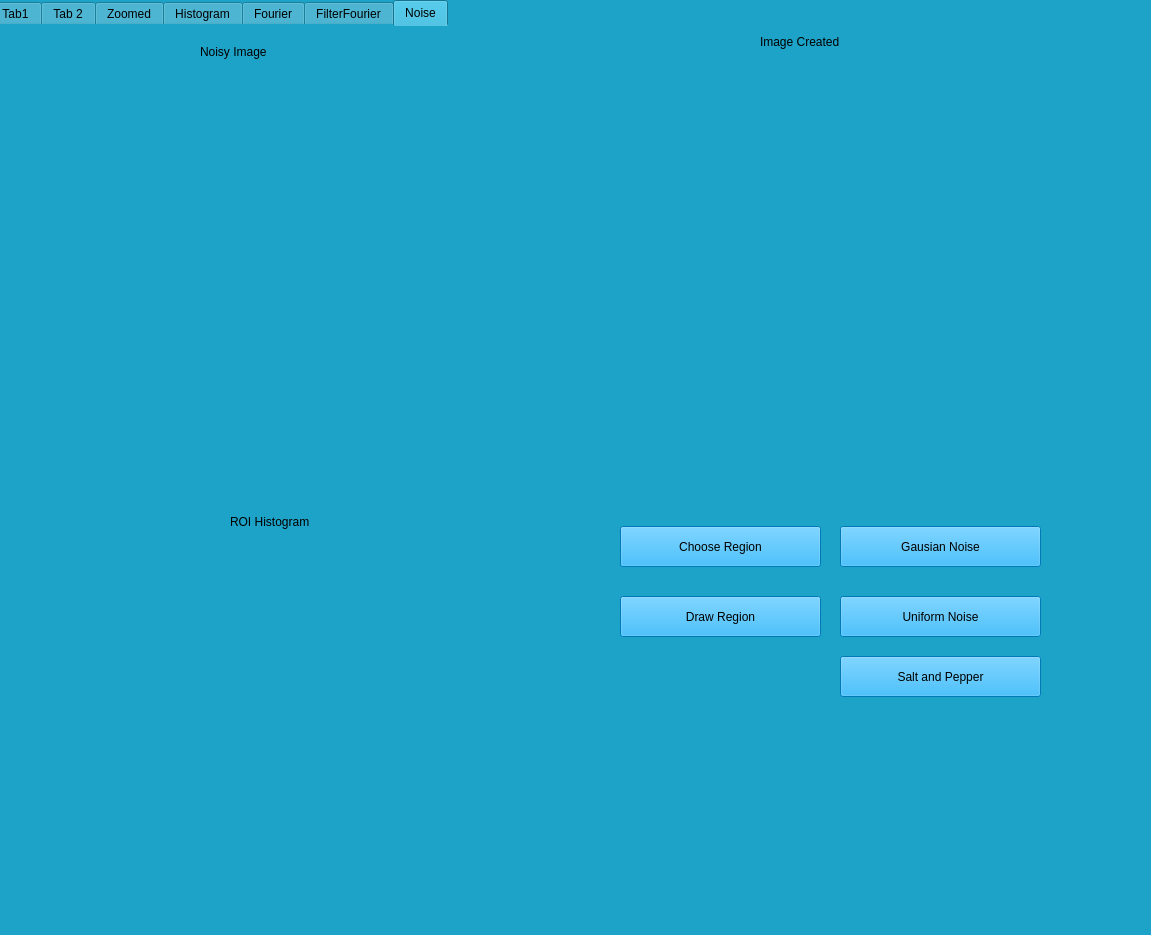
<?xml version="1.0" encoding="UTF-8"?>
<ui version="4.0">
 <class>MainWindow</class>
 <widget class="QMainWindow" name="MainWindow">
  <property name="geometry">
   <rect>
    <x>0</x>
    <y>0</y>
    <width>1151</width>
    <height>935</height>
   </rect>
  </property>
  <property name="windowTitle">
   <string>MainWindow</string>
  </property>
  <property name="layoutDirection">
   <enum>Qt::LeftToRight</enum>
  </property>
  <property name="styleSheet">
   <string notr="true">color: rgb(170, 85, 0);
background-color: rgb(30, 163, 200);
background-image: url(&quot;E:/Year3 Term1/Image processing/Task2-ZOOM/canvas.png&quot;);</string>
  </property>
  <widget class="QWidget" name="centralwidget">
   <widget class="QTabWidget" name="tabWidget">
    <property name="geometry">
     <rect>
      <x>-10</x>
      <y>0</y>
      <width>1191</width>
      <height>931</height>
     </rect>
    </property>
    <property name="toolTip">
     <string>&lt;!DOCTYPE HTML PUBLIC &quot;-//W3C//DTD HTML 4.0//EN&quot; &quot;http://www.w3.org/TR/REC-html40/strict.dtd&quot;&gt;
&lt;html&gt;&lt;head&gt;&lt;meta name=&quot;qrichtext&quot; content=&quot;1&quot; /&gt;&lt;style type=&quot;text/css&quot;&gt;
p, li { white-space: pre-wrap; }
&lt;/style&gt;&lt;/head&gt;&lt;body style=&quot; font-family:'MS Shell Dlg 2'; font-size:8pt; font-weight:400; font-style:normal;&quot;&gt;
&lt;p style=&quot;-qt-paragraph-type:empty; margin-top:12px; margin-bottom:12px; margin-left:0px; margin-right:0px; -qt-block-indent:0; text-indent:0px;&quot;&gt;&lt;br /&gt;&lt;/p&gt;&lt;/body&gt;&lt;/html&gt;</string>
    </property>
    <property name="whatsThis">
     <string>&lt;!DOCTYPE HTML PUBLIC &quot;-//W3C//DTD HTML 4.0//EN&quot; &quot;http://www.w3.org/TR/REC-html40/strict.dtd&quot;&gt;
&lt;html&gt;&lt;head&gt;&lt;meta name=&quot;qrichtext&quot; content=&quot;1&quot; /&gt;&lt;style type=&quot;text/css&quot;&gt;
p, li { white-space: pre-wrap; }
&lt;/style&gt;&lt;/head&gt;&lt;body style=&quot; font-family:'MS Shell Dlg 2'; font-size:8pt; font-weight:400; font-style:normal;&quot;&gt;
&lt;p style=&quot;-qt-paragraph-type:empty; margin-top:12px; margin-bottom:12px; margin-left:0px; margin-right:0px; -qt-block-indent:0; text-indent:0px;&quot;&gt;&lt;br /&gt;&lt;/p&gt;&lt;/body&gt;&lt;/html&gt;</string>
    </property>
    <property name="styleSheet">
     <string notr="true">border-color: qconicalgradient(cx:0, cy:0, angle:135, stop:0 rgba(255, 255, 0, 69), stop:0.375 rgba(255, 255, 0, 69), stop:0.423533 rgba(251, 255, 0, 145), stop:0.45 rgba(247, 255, 0, 208), stop:0.477581 rgba(255, 244, 71, 130), stop:0.518717 rgba(255, 218, 71, 130), stop:0.55 rgba(255, 255, 0, 255), stop:0.57754 rgba(255, 203, 0, 130), stop:0.625 rgba(255, 255, 0, 69), stop:1 rgba(255, 255, 0, 69));
color: rgb(0, 0, 0);
gridline-color: rgb(255, 170, 255);
</string>
    </property>
    <property name="currentIndex">
     <number>6</number>
    </property>
    <widget class="QWidget" name="tab_3">
     <attribute name="title">
      <string>Tab1</string>
     </attribute>
     <widget class="QLabel" name="Image">
      <property name="geometry">
       <rect>
        <x>20</x>
        <y>70</y>
        <width>531</width>
        <height>511</height>
       </rect>
      </property>
      <property name="text">
       <string/>
      </property>
      <property name="alignment">
       <set>Qt::AlignCenter</set>
      </property>
     </widget>
     <widget class="QPushButton" name="Browse">
      <property name="geometry">
       <rect>
        <x>70</x>
        <y>690</y>
        <width>271</width>
        <height>51</height>
       </rect>
      </property>
      <property name="styleSheet">
       <string notr="true">font: 14pt &quot;MS Shell Dlg 2&quot;;
font: 14pt &quot;MS Shell Dlg 2&quot;;
background-color: rgb(0, 170, 255);</string>
      </property>
      <property name="text">
       <string>Browse Image</string>
      </property>
     </widget>
     <widget class="QLineEdit" name="ZoomFactor">
      <property name="geometry">
       <rect>
        <x>30</x>
        <y>760</y>
        <width>361</width>
        <height>41</height>
       </rect>
      </property>
      <property name="styleSheet">
       <string notr="true">background-color: rgb(85, 170, 255);
font: 14pt &quot;MS Shell Dlg 2&quot;;</string>
      </property>
      <property name="text">
       <string>Click here and choose zoom factor</string>
      </property>
     </widget>
     <widget class="QPushButton" name="KNNBtn">
      <property name="geometry">
       <rect>
        <x>410</x>
        <y>760</y>
        <width>171</width>
        <height>41</height>
       </rect>
      </property>
      <property name="styleSheet">
       <string notr="true">font: 14pt &quot;MS Shell Dlg 2&quot;;
font: 14pt &quot;MS Shell Dlg 2&quot;;
background-color: rgb(0, 170, 255);</string>
      </property>
      <property name="text">
       <string>KNN</string>
      </property>
     </widget>
     <widget class="QPushButton" name="BilinearBtn">
      <property name="geometry">
       <rect>
        <x>590</x>
        <y>760</y>
        <width>171</width>
        <height>41</height>
       </rect>
      </property>
      <property name="styleSheet">
       <string notr="true">font: 14pt &quot;MS Shell Dlg 2&quot;;
font: 14pt &quot;MS Shell Dlg 2&quot;;
background-color: rgb(0, 170, 255);</string>
      </property>
      <property name="text">
       <string>Bilinear</string>
      </property>
     </widget>
     <widget class="QPushButton" name="EqualizeHBtn">
      <property name="geometry">
       <rect>
        <x>590</x>
        <y>700</y>
        <width>171</width>
        <height>41</height>
       </rect>
      </property>
      <property name="styleSheet">
       <string notr="true">font: 14pt &quot;MS Shell Dlg 2&quot;;
font: 14pt &quot;MS Shell Dlg 2&quot;;
background-color: rgb(0, 170, 255);</string>
      </property>
      <property name="text">
       <string>EqaulizeH</string>
      </property>
     </widget>
     <widget class="QLabel" name="Image_Enahnced">
      <property name="geometry">
       <rect>
        <x>580</x>
        <y>70</y>
        <width>531</width>
        <height>511</height>
       </rect>
      </property>
      <property name="text">
       <string/>
      </property>
      <property name="alignment">
       <set>Qt::AlignCenter</set>
      </property>
     </widget>
     <widget class="QLineEdit" name="ZoomFactor_6">
      <property name="geometry">
       <rect>
        <x>740</x>
        <y>20</y>
        <width>201</width>
        <height>31</height>
       </rect>
      </property>
      <property name="styleSheet">
       <string notr="true">background-color: rgb(85, 170, 255);
font: 14pt &quot;MS Shell Dlg 2&quot;;</string>
      </property>
      <property name="text">
       <string>Enhanced Image</string>
      </property>
     </widget>
     <widget class="QLineEdit" name="ZoomFactor_7">
      <property name="geometry">
       <rect>
        <x>170</x>
        <y>20</y>
        <width>201</width>
        <height>31</height>
       </rect>
      </property>
      <property name="styleSheet">
       <string notr="true">background-color: rgb(85, 170, 255);
font: 14pt &quot;MS Shell Dlg 2&quot;;</string>
      </property>
      <property name="text">
       <string>Original Image</string>
      </property>
     </widget>
     <widget class="QLineEdit" name="KernelSize">
      <property name="geometry">
       <rect>
        <x>610</x>
        <y>620</y>
        <width>181</width>
        <height>41</height>
       </rect>
      </property>
      <property name="styleSheet">
       <string notr="true">background-color: rgb(85, 170, 255);
font: 14pt &quot;MS Shell Dlg 2&quot;;</string>
      </property>
      <property name="text">
       <string>Enter Kernel Size</string>
      </property>
     </widget>
     <widget class="QLineEdit" name="FactorValue">
      <property name="geometry">
       <rect>
        <x>810</x>
        <y>620</y>
        <width>181</width>
        <height>41</height>
       </rect>
      </property>
      <property name="styleSheet">
       <string notr="true">background-color: rgb(85, 170, 255);
font: 14pt &quot;MS Shell Dlg 2&quot;;</string>
      </property>
      <property name="text">
       <string>Enter Factor </string>
      </property>
     </widget>
     <widget class="QPushButton" name="Enhance_BTN">
      <property name="geometry">
       <rect>
        <x>410</x>
        <y>700</y>
        <width>171</width>
        <height>41</height>
       </rect>
      </property>
      <property name="styleSheet">
       <string notr="true">font: 14pt &quot;MS Shell Dlg 2&quot;;
font: 14pt &quot;MS Shell Dlg 2&quot;;
background-color: rgb(0, 170, 255);</string>
      </property>
      <property name="text">
       <string>Enhance Image</string>
      </property>
     </widget>
     <widget class="QPushButton" name="Fourier">
      <property name="geometry">
       <rect>
        <x>370</x>
        <y>620</y>
        <width>201</width>
        <height>41</height>
       </rect>
      </property>
      <property name="styleSheet">
       <string notr="true">font: 14pt &quot;MS Shell Dlg 2&quot;;
font: 14pt &quot;MS Shell Dlg 2&quot;;
background-color: rgb(0, 170, 255);</string>
      </property>
      <property name="text">
       <string>Fourier Trasnform</string>
      </property>
     </widget>
     <widget class="QPushButton" name="Fourier_FilterBTN">
      <property name="geometry">
       <rect>
        <x>810</x>
        <y>700</y>
        <width>201</width>
        <height>41</height>
       </rect>
      </property>
      <property name="styleSheet">
       <string notr="true">font: 14pt &quot;MS Shell Dlg 2&quot;;
font: 14pt &quot;MS Shell Dlg 2&quot;;
background-color: rgb(0, 170, 255);</string>
      </property>
      <property name="text">
       <string>Fourier Filter</string>
      </property>
     </widget>
    </widget>
    <widget class="QWidget" name="tab_2">
     <attribute name="title">
      <string>Tab 2</string>
     </attribute>
     <widget class="QLabel" name="Tab2Label">
      <property name="geometry">
       <rect>
        <x>40</x>
        <y>0</y>
        <width>721</width>
        <height>521</height>
       </rect>
      </property>
      <property name="styleSheet">
       <string notr="true">border-color: rgb(0, 255, 255);</string>
      </property>
      <property name="text">
       <string/>
      </property>
     </widget>
     <widget class="QSplitter" name="splitter">
      <property name="geometry">
       <rect>
        <x>820</x>
        <y>-10</y>
        <width>221</width>
        <height>131</height>
       </rect>
      </property>
      <property name="orientation">
       <enum>Qt::Vertical</enum>
      </property>
      <widget class="QPushButton" name="GenerateBtn">
       <property name="styleSheet">
        <string notr="true">font: 14pt &quot;MS Shell Dlg 2&quot;;
background-color: rgb(170, 255, 255);</string>
       </property>
       <property name="text">
        <string>Generate</string>
       </property>
      </widget>
      <widget class="QPushButton" name="ShowPixels">
       <property name="styleSheet">
        <string notr="true">font: 14pt &quot;MS Shell Dlg 2&quot;;
background-color: rgb(170, 255, 255);</string>
       </property>
       <property name="text">
        <string>Show Pixels</string>
       </property>
      </widget>
     </widget>
     <widget class="QLabel" name="Info">
      <property name="geometry">
       <rect>
        <x>800</x>
        <y>140</y>
        <width>291</width>
        <height>681</height>
       </rect>
      </property>
      <property name="styleSheet">
       <string notr="true">font: 14pt &quot;MS Shell Dlg 2&quot;;
color: rgb(0, 0, 0);</string>
      </property>
      <property name="text">
       <string/>
      </property>
     </widget>
    </widget>
    <widget class="QWidget" name="tab">
     <attribute name="title">
      <string>Zoomed</string>
     </attribute>
     <widget class="QLabel" name="ZoomLabel">
      <property name="geometry">
       <rect>
        <x>30</x>
        <y>30</y>
        <width>1031</width>
        <height>781</height>
       </rect>
      </property>
      <property name="text">
       <string/>
      </property>
     </widget>
    </widget>
    <widget class="QWidget" name="tab_4">
     <attribute name="title">
      <string>Histogram</string>
     </attribute>
     <widget class="QLabel" name="NormalizedH">
      <property name="geometry">
       <rect>
        <x>30</x>
        <y>510</y>
        <width>511</width>
        <height>351</height>
       </rect>
      </property>
      <property name="text">
       <string/>
      </property>
     </widget>
     <widget class="QLabel" name="EqualizedImage">
      <property name="geometry">
       <rect>
        <x>180</x>
        <y>30</y>
        <width>791</width>
        <height>421</height>
       </rect>
      </property>
      <property name="text">
       <string/>
      </property>
     </widget>
     <widget class="QLabel" name="EqaulizedH_N">
      <property name="geometry">
       <rect>
        <x>580</x>
        <y>510</y>
        <width>511</width>
        <height>341</height>
       </rect>
      </property>
      <property name="text">
       <string/>
      </property>
     </widget>
     <widget class="QLineEdit" name="ZoomFactor_2">
      <property name="geometry">
       <rect>
        <x>680</x>
        <y>460</y>
        <width>271</width>
        <height>41</height>
       </rect>
      </property>
      <property name="styleSheet">
       <string notr="true">background-color: rgb(85, 170, 255);
font: 14pt &quot;MS Shell Dlg 2&quot;;</string>
      </property>
      <property name="text">
       <string>Equalized's Normalization</string>
      </property>
     </widget>
     <widget class="QLineEdit" name="ZoomFactor_4">
      <property name="geometry">
       <rect>
        <x>190</x>
        <y>470</y>
        <width>151</width>
        <height>31</height>
       </rect>
      </property>
      <property name="styleSheet">
       <string notr="true">background-color: rgb(85, 170, 255);
font: 14pt &quot;MS Shell Dlg 2&quot;;</string>
      </property>
      <property name="text">
       <string>Normalized H</string>
      </property>
     </widget>
     <widget class="QLineEdit" name="ZoomFactor_5">
      <property name="geometry">
       <rect>
        <x>430</x>
        <y>0</y>
        <width>201</width>
        <height>31</height>
       </rect>
      </property>
      <property name="styleSheet">
       <string notr="true">background-color: rgb(85, 170, 255);
font: 14pt &quot;MS Shell Dlg 2&quot;;</string>
      </property>
      <property name="text">
       <string>Equalized Image</string>
      </property>
     </widget>
    </widget>
    <widget class="QWidget" name="tab_5">
     <attribute name="title">
      <string>Fourier</string>
     </attribute>
     <widget class="QLabel" name="Magnitude">
      <property name="geometry">
       <rect>
        <x>20</x>
        <y>500</y>
        <width>531</width>
        <height>401</height>
       </rect>
      </property>
      <property name="text">
       <string/>
      </property>
     </widget>
     <widget class="QLabel" name="Phase">
      <property name="geometry">
       <rect>
        <x>580</x>
        <y>500</y>
        <width>571</width>
        <height>401</height>
       </rect>
      </property>
      <property name="text">
       <string/>
      </property>
     </widget>
     <widget class="QLineEdit" name="KernelSize_2">
      <property name="geometry">
       <rect>
        <x>50</x>
        <y>450</y>
        <width>211</width>
        <height>41</height>
       </rect>
      </property>
      <property name="styleSheet">
       <string notr="true">background-color: rgb(85, 170, 255);
font: 14pt &quot;MS Shell Dlg 2&quot;;</string>
      </property>
      <property name="text">
       <string>Magnitude of Image</string>
      </property>
     </widget>
     <widget class="QLineEdit" name="KernelSize_3">
      <property name="geometry">
       <rect>
        <x>940</x>
        <y>450</y>
        <width>171</width>
        <height>41</height>
       </rect>
      </property>
      <property name="styleSheet">
       <string notr="true">background-color: rgb(85, 170, 255);
font: 14pt &quot;MS Shell Dlg 2&quot;;</string>
      </property>
      <property name="text">
       <string>Phase of Image</string>
      </property>
     </widget>
     <widget class="QLabel" name="Image_FourierTab">
      <property name="geometry">
       <rect>
        <x>300</x>
        <y>10</y>
        <width>551</width>
        <height>481</height>
       </rect>
      </property>
      <property name="text">
       <string/>
      </property>
      <property name="alignment">
       <set>Qt::AlignCenter</set>
      </property>
     </widget>
     <widget class="QLineEdit" name="KernelSize_4">
      <property name="geometry">
       <rect>
        <x>70</x>
        <y>80</y>
        <width>211</width>
        <height>41</height>
       </rect>
      </property>
      <property name="styleSheet">
       <string notr="true">background-color: rgb(85, 170, 255);
font: 14pt &quot;MS Shell Dlg 2&quot;;</string>
      </property>
      <property name="text">
       <string>Original Image</string>
      </property>
     </widget>
    </widget>
    <widget class="QWidget" name="tab_6">
     <attribute name="title">
      <string>FilterFourier</string>
     </attribute>
     <widget class="QLineEdit" name="ZoomFactor_13">
      <property name="geometry">
       <rect>
        <x>110</x>
        <y>60</y>
        <width>251</width>
        <height>31</height>
       </rect>
      </property>
      <property name="styleSheet">
       <string notr="true">background-color: rgb(85, 170, 255);
font: 14pt &quot;MS Shell Dlg 2&quot;;</string>
      </property>
      <property name="text">
       <string>Forueir Domain Filter</string>
      </property>
     </widget>
     <widget class="QLineEdit" name="ZoomFactor_14">
      <property name="geometry">
       <rect>
        <x>630</x>
        <y>60</y>
        <width>391</width>
        <height>31</height>
       </rect>
      </property>
      <property name="styleSheet">
       <string notr="true">background-color: rgb(85, 170, 255);
font: 14pt &quot;MS Shell Dlg 2&quot;;</string>
      </property>
      <property name="text">
       <string>Subtraction of S and F domain Filters</string>
      </property>
     </widget>
     <widget class="QLabel" name="Fourier_Filter_Image">
      <property name="geometry">
       <rect>
        <x>20</x>
        <y>100</y>
        <width>521</width>
        <height>471</height>
       </rect>
      </property>
      <property name="text">
       <string/>
      </property>
      <property name="alignment">
       <set>Qt::AlignCenter</set>
      </property>
     </widget>
     <widget class="QLabel" name="Foruier_Spacila">
      <property name="geometry">
       <rect>
        <x>560</x>
        <y>100</y>
        <width>531</width>
        <height>471</height>
       </rect>
      </property>
      <property name="text">
       <string/>
      </property>
      <property name="alignment">
       <set>Qt::AlignCenter</set>
      </property>
     </widget>
    </widget>
    <widget class="QWidget" name="tab_7">
     <attribute name="title">
      <string>Noise</string>
     </attribute>
     <widget class="QLabel" name="Image_Noisy">
      <property name="geometry">
       <rect>
        <x>50</x>
        <y>40</y>
        <width>521</width>
        <height>451</height>
       </rect>
      </property>
      <property name="text">
       <string/>
      </property>
     </widget>
     <widget class="QLabel" name="Image_Created">
      <property name="geometry">
       <rect>
        <x>590</x>
        <y>30</y>
        <width>521</width>
        <height>451</height>
       </rect>
      </property>
      <property name="text">
       <string/>
      </property>
     </widget>
     <widget class="QLabel" name="ROI_Histogram">
      <property name="geometry">
       <rect>
        <x>60</x>
        <y>510</y>
        <width>541</width>
        <height>371</height>
       </rect>
      </property>
      <property name="text">
       <string/>
      </property>
     </widget>
     <widget class="QLabel" name="Mean_Sigma">
      <property name="geometry">
       <rect>
        <x>640</x>
        <y>710</y>
        <width>181</width>
        <height>81</height>
       </rect>
      </property>
      <property name="styleSheet">
       <string notr="true">font: 14pt &quot;MS Shell Dlg 2&quot;;</string>
      </property>
      <property name="text">
       <string/>
      </property>
     </widget>
     <widget class="QLabel" name="label">
      <property name="geometry">
       <rect>
        <x>210</x>
        <y>10</y>
        <width>141</width>
        <height>31</height>
       </rect>
      </property>
      <property name="styleSheet">
       <string notr="true">font: 12pt &quot;MS Shell Dlg 2&quot;;</string>
      </property>
      <property name="text">
       <string>Noisy Image</string>
      </property>
     </widget>
     <widget class="QLabel" name="label_2">
      <property name="geometry">
       <rect>
        <x>770</x>
        <y>0</y>
        <width>141</width>
        <height>31</height>
       </rect>
      </property>
      <property name="styleSheet">
       <string notr="true">font: 12pt &quot;MS Shell Dlg 2&quot;;</string>
      </property>
      <property name="text">
       <string>Image Created</string>
      </property>
     </widget>
     <widget class="QLabel" name="label_3">
      <property name="geometry">
       <rect>
        <x>240</x>
        <y>480</y>
        <width>141</width>
        <height>31</height>
       </rect>
      </property>
      <property name="styleSheet">
       <string notr="true">font: 12pt &quot;MS Shell Dlg 2&quot;;</string>
      </property>
      <property name="text">
       <string>ROI Histogram</string>
      </property>
     </widget>
     <widget class="QPushButton" name="Gausian_Noise_BTN">
      <property name="geometry">
       <rect>
        <x>850</x>
        <y>500</y>
        <width>201</width>
        <height>41</height>
       </rect>
      </property>
      <property name="styleSheet">
       <string notr="true">font: 14pt &quot;MS Shell Dlg 2&quot;;
font: 14pt &quot;MS Shell Dlg 2&quot;;
background-color: rgb(0, 170, 255);</string>
      </property>
      <property name="text">
       <string>Gausian Noise</string>
      </property>
     </widget>
     <widget class="QPushButton" name="Uniform_Noise_BTN_2">
      <property name="geometry">
       <rect>
        <x>850</x>
        <y>570</y>
        <width>201</width>
        <height>41</height>
       </rect>
      </property>
      <property name="styleSheet">
       <string notr="true">font: 14pt &quot;MS Shell Dlg 2&quot;;
font: 14pt &quot;MS Shell Dlg 2&quot;;
background-color: rgb(0, 170, 255);</string>
      </property>
      <property name="text">
       <string>Uniform Noise</string>
      </property>
     </widget>
     <widget class="QPushButton" name="Draw_Region_BTN">
      <property name="geometry">
       <rect>
        <x>630</x>
        <y>570</y>
        <width>201</width>
        <height>41</height>
       </rect>
      </property>
      <property name="styleSheet">
       <string notr="true">font: 14pt &quot;MS Shell Dlg 2&quot;;
font: 14pt &quot;MS Shell Dlg 2&quot;;
background-color: rgb(0, 170, 255);</string>
      </property>
      <property name="text">
       <string>Draw Region</string>
      </property>
     </widget>
     <widget class="QPushButton" name="Choose_Region_BTN">
      <property name="geometry">
       <rect>
        <x>630</x>
        <y>500</y>
        <width>201</width>
        <height>41</height>
       </rect>
      </property>
      <property name="styleSheet">
       <string notr="true">font: 14pt &quot;MS Shell Dlg 2&quot;;
font: 14pt &quot;MS Shell Dlg 2&quot;;
background-color: rgb(0, 170, 255);</string>
      </property>
      <property name="text">
       <string>Choose Region</string>
      </property>
     </widget>
     <widget class="QPushButton" name="Salt_Pepper_BTN">
      <property name="geometry">
       <rect>
        <x>850</x>
        <y>630</y>
        <width>201</width>
        <height>41</height>
       </rect>
      </property>
      <property name="styleSheet">
       <string notr="true">font: 14pt &quot;MS Shell Dlg 2&quot;;
font: 14pt &quot;MS Shell Dlg 2&quot;;
background-color: rgb(0, 170, 255);</string>
      </property>
      <property name="text">
       <string>Salt and Pepper</string>
      </property>
     </widget>
    </widget>
   </widget>
  </widget>
  <widget class="QStatusBar" name="statusbar"/>
 </widget>
 <resources/>
 <connections/>
</ui>
